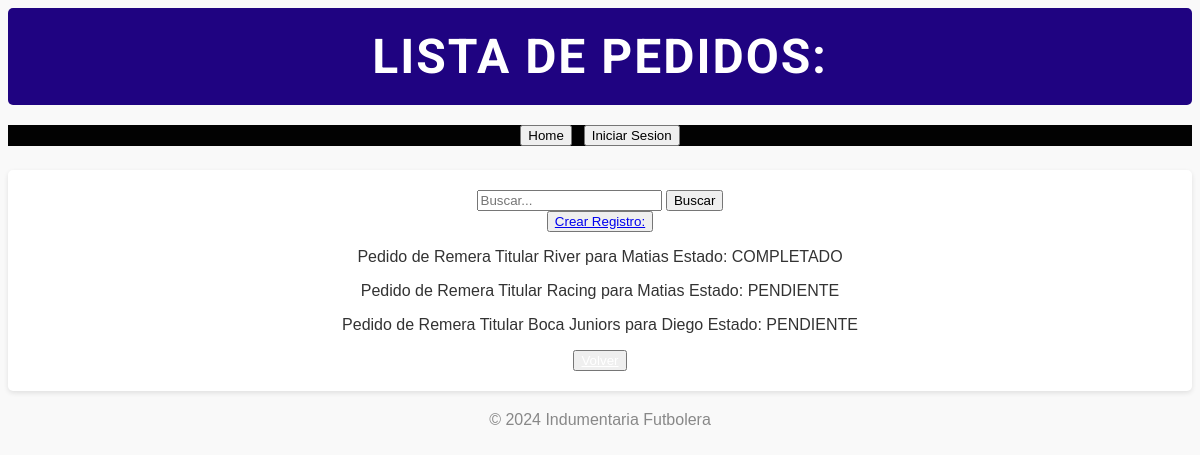
/pedido/list/, run on an earlier commit of the app's database.
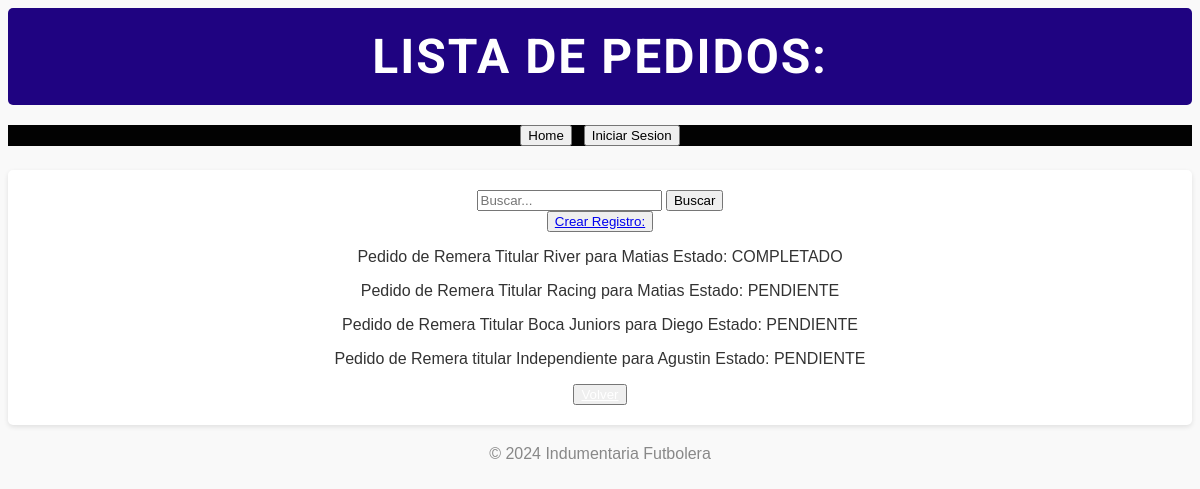
And on a later commit of the database.
### servicios/models.py (models this page shows, shortened)
class Pedido(models.Model):
    class Estado(models.TextChoices):
        PENDIENTE = 'PENDIENTE', 'Pendiente'
        EN_PROCESO = 'EN_PROCESO', 'En Proceso'
        COMPLETADO = 'COMPLETADO', 'Completado'
    cliente = models.ForeignKey(Cliente, on_delete=models.CASCADE)
    producto = models.ForeignKey(Producto, on_delete=models.CASCADE)
    descripcion = models.TextField(blank=True, null=True)
    fecha_solicitud = models.DateTimeField(auto_now_add=True)
    fecha_entrega = models.DateTimeField(blank=True, null=True)
    estado = models.CharField(max_length=20, choices=Estado.choices, default=Estado.PENDIENTE)
    def __str__(self) -> str:
        return f"Pedido de {self.producto.nombre} para {self.cliente.nombre}"

class Producto(models.Model):
    nombre = models.CharField(max_length=30, unique=True)
    talle = models.CharField(max_length=1)
    precio = models.DecimalField(max_digits=10, decimal_places=2)
    stock = models.BooleanField(default=True)

class Cliente(models.Model):
    nombre = models.CharField(max_length=50)
    apellido = models.CharField(max_length=50)
    celular = models.CharField(max_length=10, blank=True, null=True)
    cuit = models.CharField(max_length=11)
    domicilio = models.CharField(max_length=200)

### servicios/views.py (the view)
# urls.py: path("pedido/list/", views.pedido_list, name="pedido_list"),
def pedido_list(request):
    q = request.GET.get('q')
    if q:
        query = Pedido.objects.filter(cliente__icontains=q)
    else:
        query = Pedido.objects.all()
    context = {'object_list': query}
    return render(request, "servicios/pedido_list.html", context)

### servicios/templates/servicios/pedido_list.html
{% extends 'servicios/base.html' %}
{% block header %}
Lista de Pedidos:
{% endblock header %}
{% block main %}
    <form action="{% url 'cliente_list' %}" method="get">
        <input type="text" name="q" placeholder="Buscar...">
        <button type="submit">Buscar</button>
    </form>
    <button>
        <a href=" {% url 'pedido_create' %}">Crear Registro:</a>
    </button>
    {% for object in object_list %}
        <p> {{ object }}
            Estado: {{object.estado}}
        </p>
    {% empty %}
    <p>No hay Registros.</p>
    {% endfor %}
    <button>
        <a href="{% url 'index' %}" style="color: white";>Volver</a>
    </button>
{% endblock main %}

### servicios/templates/servicios/base.html (shortened to what this page needs)
<!DOCTYPE html>
<html lang="es">
<head>
    <link rel="stylesheet" href="https://cdnjs.cloudflare.com/ajax/libs/skeleton/2.0.4/skeleton.min.css">
</head>
<body>
    <header>
        <h1>
            {% block header %}{% endblock header %}
        </h1>
    </header>
    <nav>
        {% include 'servicios/navbar.html' %}
    </nav>
    <main>
        {% block main %}{% endblock main %}
    </main>
    <footer>
        <p>&copy; 2024 Indumentaria Futbolera</p>
    </footer>
</body>
</html>

### servicios/templates/servicios/navbar.html
<div style="margin-bottom: 2%;
            display: flex;
            justify-content: center;
            gap: 1%;
            color: white;
            background-color:rgb(2, 2, 2)">
    <a href="{% url 'index' %}">
        <button>Home</button>
    </a>
    {% if user.is_authenticated %}
    <a href="{% url 'cliente_list' %}">
        <button>Clientes</button>
    </a>
    <a href="{% url 'producto_list' %}">
        <button>Productos</button>
    </a>
    <a href="{% url 'pedido_list' %}">
        <button>Pedidos</button>
    </a>
    <form action="{% url 'logout' %}" method="post">
        {% csrf_token %}
        <button type="submit">Logout</button>
    </form>
    {% else %}
    <a href="{% url 'login' %}">
        <button>Iniciar Sesion</button>
    </a>
    {% endif %}
</div>

### servicios/templates/servicios/base.html (style rules this page uses)
body { font-family: Arial, sans-serif; background-color: #f9f9f9; color: #333; text-align: center; }
header { background-color: #1f0381; color: white; padding: 20px; border-radius: 5px; margin-bottom: 20px; }
h1 { margin: 0; font-size: 3em; font-family: 'Roboto', sans-serif; text-transform: uppercase; letter-spacing: 2px; }
nav { margin-bottom: 20px; }
main { background-color: #ffffff; padding: 20px; border-radius: 5px; box-shadow: 0 2px 5px rgba(0, 0, 0, 0.1); }
footer { margin-top: 20px; color: #888; }

What changed in the data, as far as the page shows it:
added Pedido: producto+cliente "Pedido de Remera titular Independiente para Agustin", estado "PENDIENTE"
